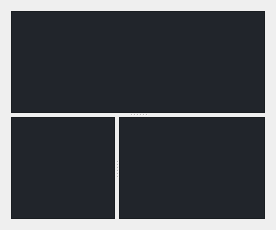
                     <widget class="QWidget" name="widget3">
                      <property name="font">
                       <font>
                        <family>Segoe UI</family>
                        <pointsize>10</pointsize>
                        <italic>false</italic>
                        <bold>false</bold>
                       </font>
                      </property>
                      <layout class="QVBoxLayout" name="verticalLayout_9">
                       <item>
                        <widget class="QSplitter" name="splitter_12">
                         <property name="orientation">
                          <enum>Qt::Vertical</enum>
                         </property>
                         <widget class="QPlainTextEdit" name="message_viewer_22">
                          <property name="font">
                           <font>
                            <family>Cascadia Code PL Light</family>
                            <pointsize>11</pointsize>
                            <italic>false</italic>
                            <bold>false</bold>
                           </font>
                          </property>
                          <property name="styleSheet">
                           <string notr="true">background-color: rgb(33, 37, 43);
font: 300 11pt &quot;Cascadia Code PL Light&quot;;</string>
                          </property>
                          <property name="sizeAdjustPolicy">
                           <enum>QAbstractScrollArea::AdjustToContents</enum>
                          </property>
                          <property name="readOnly">
                           <bool>true</bool>
                          </property>
                         </widget>
                         <widget class="QSplitter" name="splitter_11">
                          <property name="orientation">
                           <enum>Qt::Horizontal</enum>
                          </property>
                          <widget class="QPlainTextEdit" name="message_viewer_24">
                           <property name="styleSheet">
                            <string notr="true">background-color: rgb(33, 37, 43);
font: 300 11pt &quot;Cascadia Code PL Light&quot;;</string>
                           </property>
                           <property name="sizeAdjustPolicy">
                            <enum>QAbstractScrollArea::AdjustToContents</enum>
                           </property>
                           <property name="readOnly">
                            <bool>true</bool>
                           </property>
                          </widget>
                          <widget class="QPlainTextEdit" name="message_viewer_23">
                           <property name="font">
                            <font>
                             <family>Cascadia Code PL Light</family>
                             <pointsize>11</pointsize>
                             <italic>false</italic>
                             <bold>false</bold>
                            </font>
                           </property>
                           <property name="styleSheet">
                            <string notr="true">background-color: rgb(33, 37, 43);
font: 300 11pt &quot;Cascadia Code PL Light&quot;;</string>
                           </property>
                           <property name="sizeAdjustPolicy">
                            <enum>QAbstractScrollArea::AdjustToContents</enum>
                           </property>
                           <property name="readOnly">
                            <bool>true</bool>
                           </property>
                          </widget>
                         </widget>
                        </widget>
                       </item>
                      </layout>
                     </widget>
